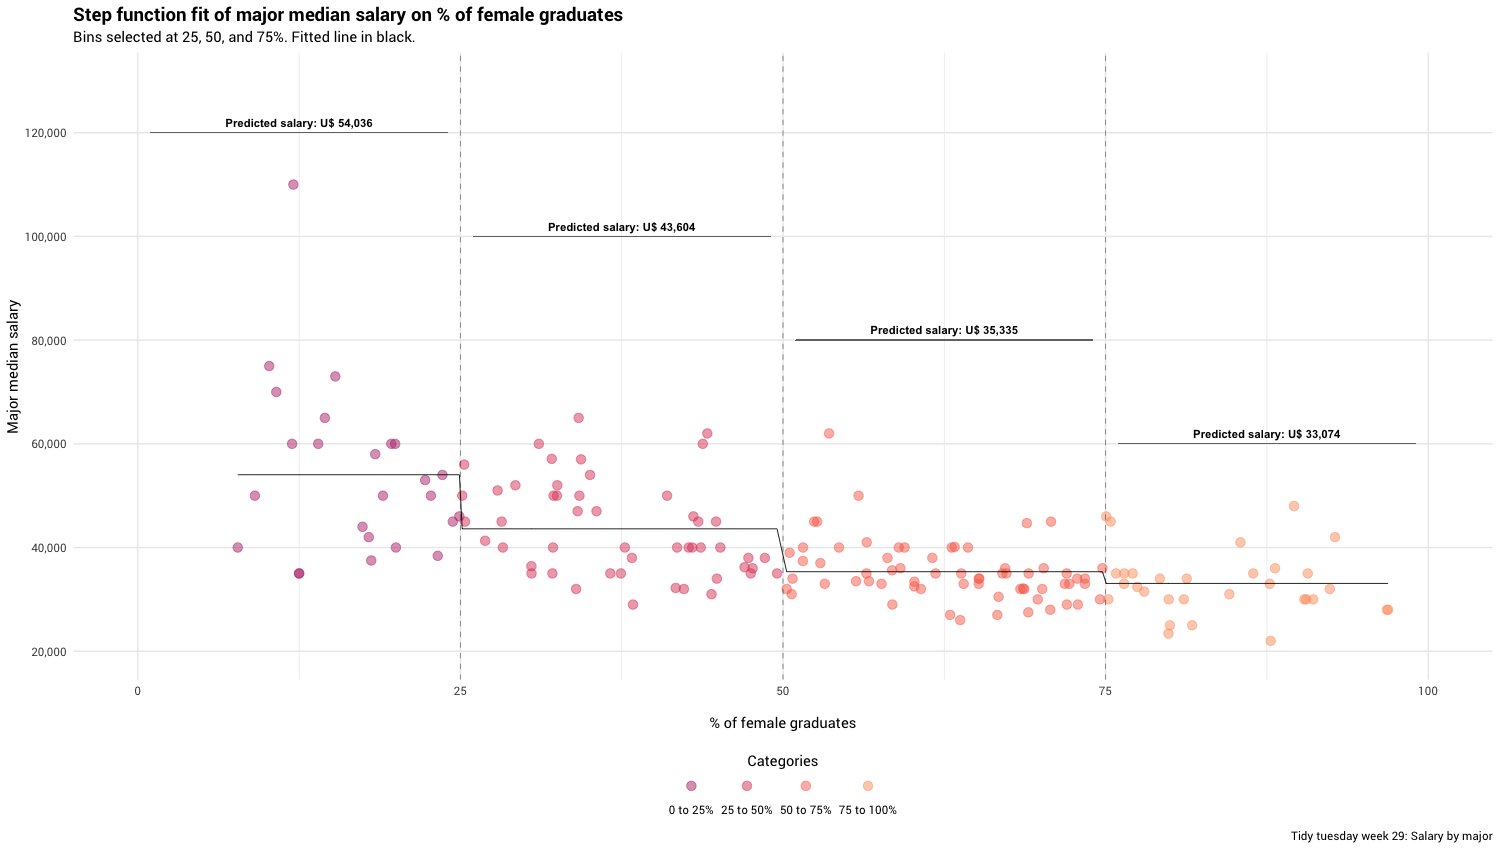

Write the R code that produced this figure.
remove(list = ls())
options(stringsAsFactors = FALSE)
options(scipen = 999)

library(tidyverse);library(viridis)
setwd("/Users/harrocyranka/Desktop/rviz/tidy_tuesday_week_29/")

x <- read_csv("recent_grads.csv")

##Fit step function
fit_1 <- lm(Median~cut(ShareWomen,seq(from = 0, to = 1, by = 0.25)), data = x)
arm::display(fit_1, detail = TRUE)

pred_df <- tibble(ShareWomen = x$ShareWomen,
  predicted_salary = predict(fit_1, newdata = tibble(ShareWomen = x$ShareWomen))) %>%
  filter(!is.na(ShareWomen),
         !is.na(predicted_salary))

##
cut_point_labels <- c("0 to 25%", "25 to 50%", "50 to 75%", "75 to 100%")
##
x %>% filter(!is.na(ShareWomen)) %>%
  filter(ShareWomen >0) %>%
  ggplot(aes(x = ShareWomen*100, y = Median, color = cut(ShareWomen*100,
                                                         seq(from = 0, to = 100, by = 25),
                                                         labels = cut_point_labels))) + 
  geom_point(size = 3, alpha = 0.5) + 
  geom_line(aes(x = ShareWomen*100, y = predicted_salary), inherit.aes = FALSE, data = pred_df,linetype = 1, size =0.3) + 
  labs(x = "\n% of female graduates", y = "Major median salary", color = "Categories",
       title = "Step function fit of major median salary on % of female graduates",
       subtitle = "Bins selected at 25, 50, and 75%. Fitted line in black.",
       caption = "Tidy tuesday week 29: Salary by major") + 
  theme_minimal() + 
  theme(
    text = element_text(family = "Roboto"),
    legend.position = "bottom",
    panel.grid.minor.y = element_blank(),
    plot.title = element_text(size = 14, face = "bold")
  ) + 
  guides(color = guide_legend(title.position = "top",
                              title.hjust = 0.5,
                              label.position = "bottom")) + 
  scale_y_continuous(limits = c(20000,130000),
                     breaks = seq(20000,120000,by = 20000),
                     labels = c("20,000","40,000", "60,000","80,000","100,000","120,000")) + 
  scale_x_continuous(limits = c(0,100),
                     breaks = seq(0,100,by =25)) + 
  geom_vline(xintercept = c(25,50,75),linetype = 2, size= 0.15) + 
  geom_segment(aes(x = 1, y = 120000, xend = 24,yend=120000), 
               size = 0.1, col = "gray45", lineend = "butt") + 
  geom_segment(aes(x = 26, y = 100000, xend = 49,yend=100000), 
               size = 0.1, col = "gray45", lineend = "butt") + 
  geom_segment(aes(x = 51, y = 80000, xend = 74,yend=80000), 
               size = 0.1, col = "gray45", lineend = "butt") + 
  geom_segment(aes(x = 76, y = 60000, xend = 99,yend=60000), 
               size = 0.1, col = "gray45", lineend = "butt") + 
  annotate("text", label = "Predicted salary: U$ 54,036", x = 12.5, y = 122000, color = "black",
           size = 3, fontface = "bold") + 
  annotate("text", label = "Predicted salary: U$ 43,604", x = 37.5, y = 102000, color = "black",
           size = 3, fontface = "bold") + 
  annotate("text", label = "Predicted salary: U$ 35,335", x = 62.5, y = 82000, color = "black",
           size = 3, fontface = "bold") + 
  annotate("text", label = "Predicted salary: U$ 33,074", x = 87.5, y = 62000, color = "black",
           size = 3, fontface = "bold") + 
  scale_color_viridis(option = "A", discrete = TRUE, begin = 0.5, end = 0.8)
